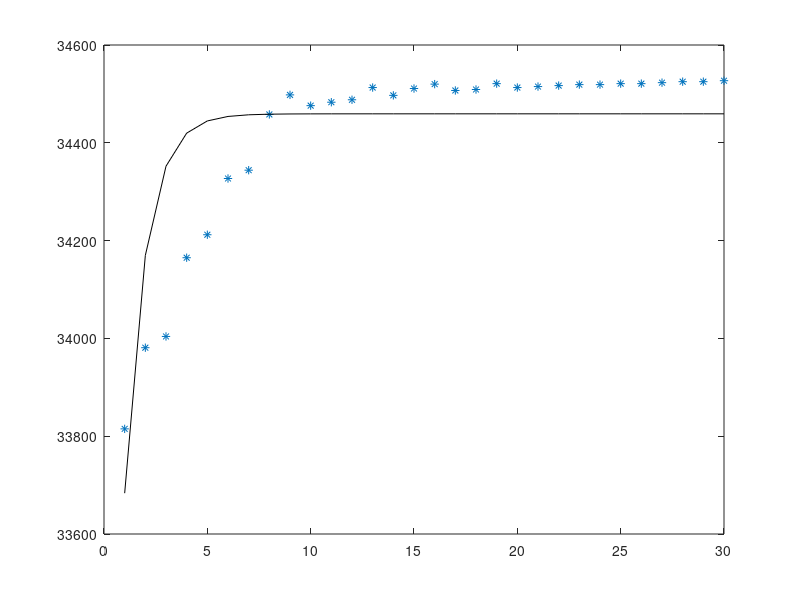

MATLAB code to generate this figure:
% ????:

clear
clc
Y=[33815	33981	34004	34165	34212	34327	34344	34458	34498	34476	34483	34488	34513	34497	34511	34520	34507	34509	34521	34513	34515	34517	34519	34519	34521	34521	34523	34525	34525	34527]
T=[1	2	3	4	5	6	7	8	9	10	11	12	13	14	15	16	17	18	19	20	21	22	23	24	25	26	27	28	29	30]


x1 = exp(-T);
y1 = 1./Y;

at=polyfit(x1,y1,1);


yi = polyval(at,x1);

yp=1./yi;

plot(T,Y,'*',T,yp,'k');

